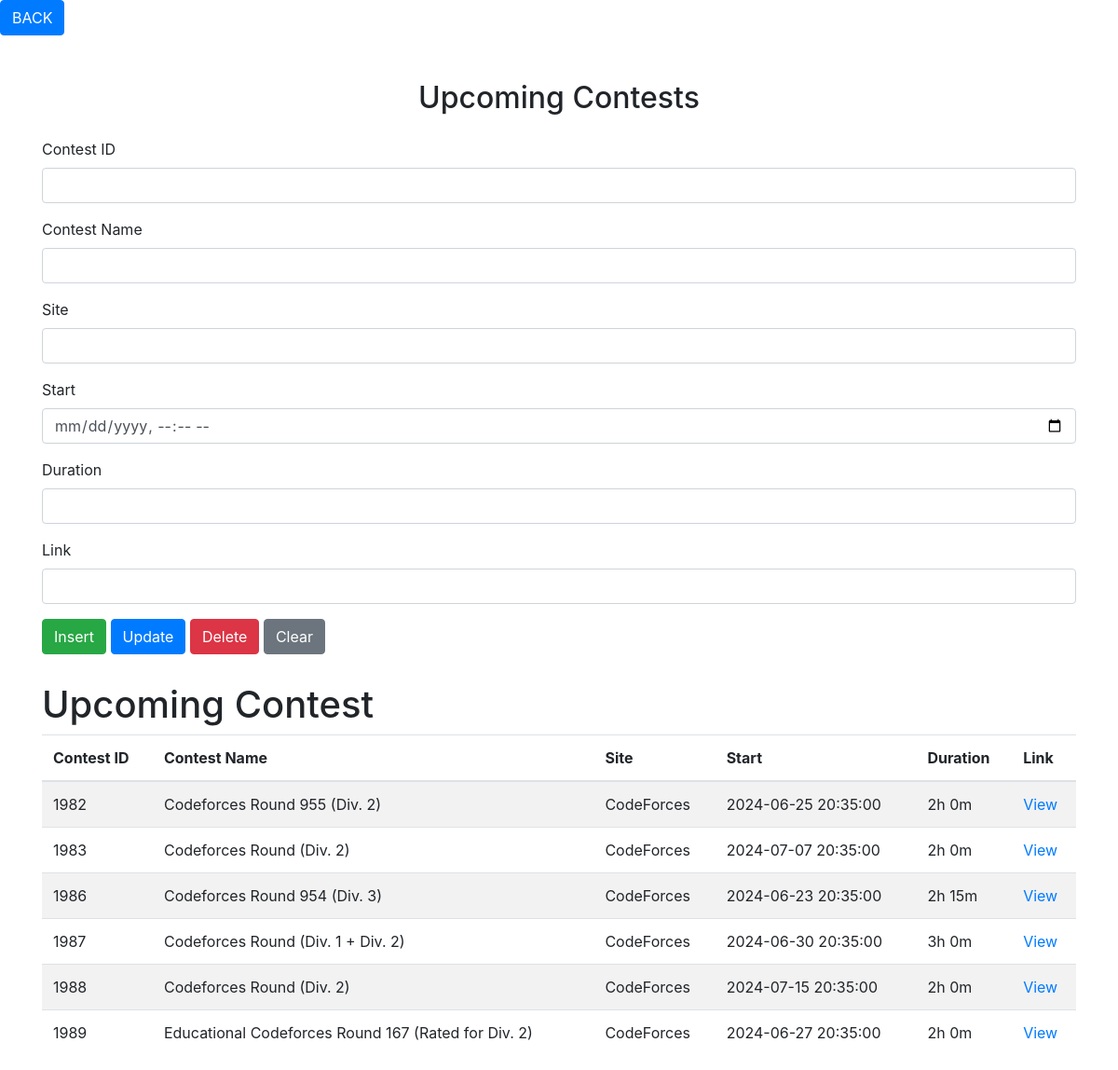
Before: /Admin/upcoming_contest.php with the older database file.
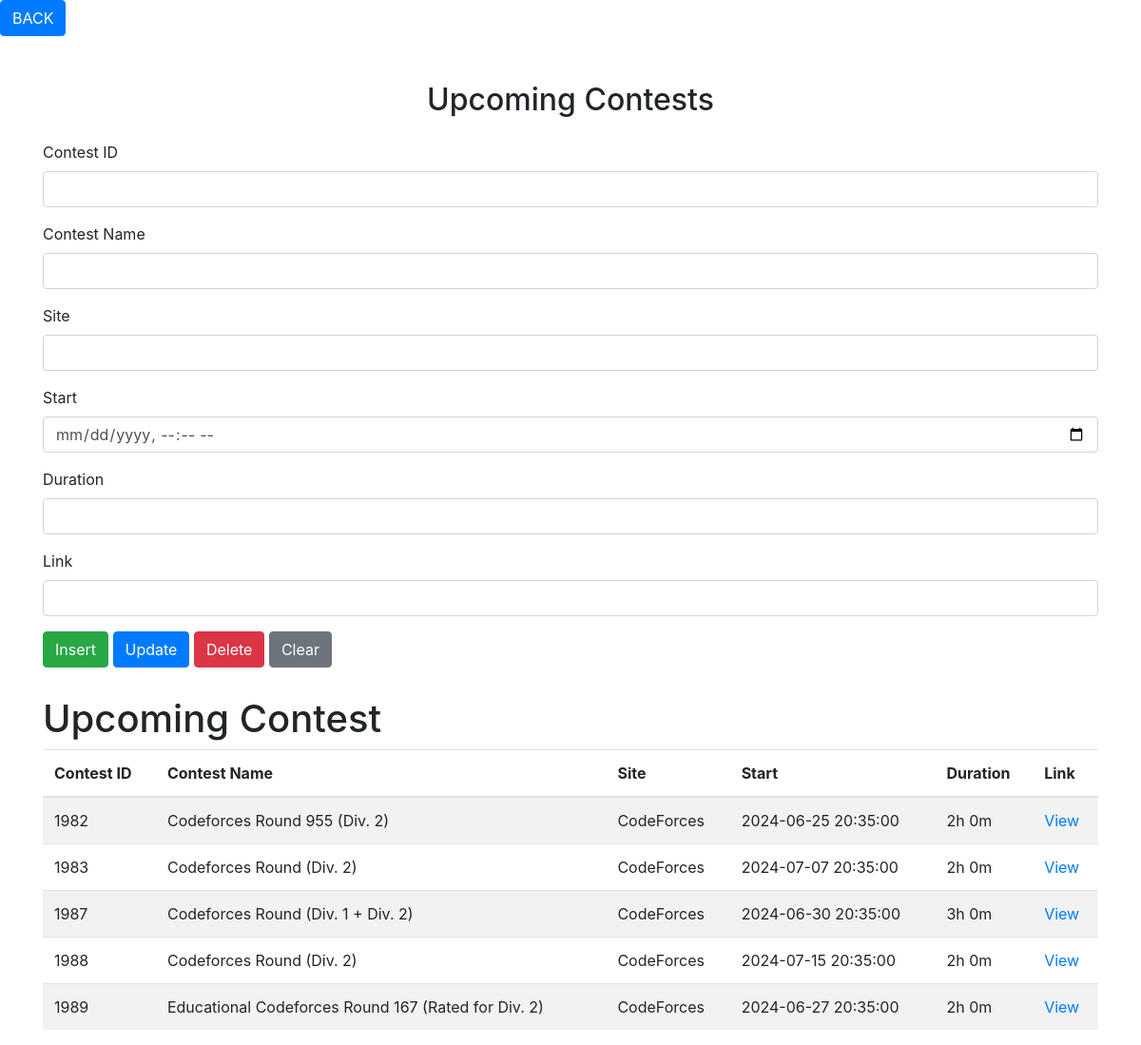
After: the same page with the newer database file.
### tables this page shows
CREATE TABLE `upcoming_contests` (
  `Contest_ID` varchar(30) NOT NULL,
  `Contest_Name` varchar(150) NOT NULL,
  `Site` varchar(30) NOT NULL,
  `Start` datetime NOT NULL,
  `Duration` varchar(50) NOT NULL,
  `Link` varchar(100) DEFAULT NULL
);

### Admin/upcoming_contest.php (the view, shortened to what this page needs)
<?php
$servername = "localhost";
$username = "root";
$password = "";
$dbname = "ip project";
$conn = new mysqli($servername, $username, $password, $dbname);
$contest_id = $contest_name = $site = $start = $duration = $link = "";
$sql = "SELECT * FROM upcoming_contests";
$result = $conn->query($sql);
?>
<!DOCTYPE html>
<html lang="en">
<head>
    <link href="https://stackpath.bootstrapcdn.com/bootstrap/4.5.2/css/bootstrap.min.css" rel="stylesheet">
</head>
<body>
    <div class="">
            <a href="./admin_dashboard.php" class="btn btn-primary">BACK</a>
        </div>
    <div class="container mt-5">
        <h2 class="mb-4 text-center">Upcoming Contests</h2>
        <div class="form-section">
            <form method="POST" action="<?php echo htmlspecialchars($_SERVER["PHP_SELF"]);?>">
                <div class="form-group">
                    <label for="contest_id">Contest ID</label>
                    <input type="text" class="form-control" id="contest_id" name="contest_id" value="<?php echo $contest_id; ?>" required>
                </div>
                <div class="form-group">
                    <label for="contest_name">Contest Name</label>
                    <input type="text" class="form-control" id="contest_name" name="contest_name" value="<?php echo $contest_name; ?>" required>
                </div>
                <div class="form-group">
                    <label for="site">Site</label>
                    <input type="text" class="form-control" id="site" name="site" value="<?php echo $site; ?>" required>
                </div>
                <div class="form-group">
                    <label for="start">Start</label>
                    <input type="datetime-local" class="form-control" id="start" name="start" value="<?php echo $start; ?>" required>
                </div>
                <div class="form-group">
                    <label for="duration">Duration</label>
                    <input type="text" class="form-control" id="duration" name="duration" value="<?php echo $duration; ?>" required>
                </div>
                <div class="form-group">
                    <label for="link">Link</label>
                    <input type="url" class="form-control" id="link" name="link" value="<?php echo $link; ?>" required>
                </div>
                <button type="submit" name="insert" class="btn btn-success">Insert</button>
                <button type="submit" name="update" class="btn btn-primary">Update</button>
                <button type="submit" name="delete" class="btn btn-danger">Delete</button>
                <button type="submit" name="clear" class="btn btn-secondary">Clear</button>
            </form>
        </div>
        <div class="table-section">
            <h1>Upcoming Contest</h1>
            <table class="table table-striped table-hover">
                <thead>
                    <tr>
                        <th>Contest ID</th>
                        <th>Contest Name</th>
                        <th>Site</th>
                        <th>Start</th>
                        <th>Duration</th>
                        <th>Link</th>
                    </tr>
                </thead>
                <tbody>
                    <?php
                    if ($result->num_rows > 0) {
                        while($row = $result->fetch_assoc()) {
                            echo "<tr onclick=\"populateForm('".$row['Contest_ID']."', '".$row['Contest_Name']."', '".$row['Site']."', '".$row['Start']."', '".$row['Duration']."', '".$row['Link']."')\">";
                            echo "<td>" . $row['Contest_ID'] . "</td>";
                            echo "<td>" . $row['Contest_Name'] . "</td>";
                            echo "<td>" . $row['Site'] . "</td>";
                            echo "<td>" . $row['Start'] . "</td>";
                            echo "<td>" . $row['Duration'] . "</td>";
                            echo "<td><a href='" . $row['Link'] . "' target='_blank'>View</a></td>";
                            echo "</tr>";
                        }
                    } else {
                        echo "<tr><td colspan='6' class='text-center'>No records found</td></tr>";
                    }
                    ?>
                </tbody>
            </table>
        </div>
    </div>
</body>
</html>

Changed rows visible on the page:
removed upcoming_contests: Contest_ID "1986", Contest_Name "Codeforces Round 954 (Div. 3)", Site "CodeForces", Start "2024-06-23 20:35:00", Duration "2h 15m"
